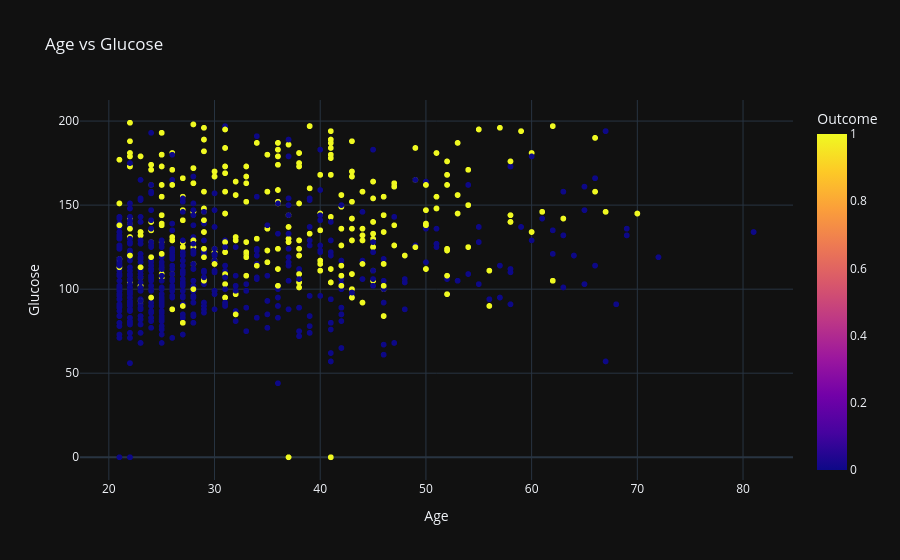

Notebook source saved alongside this figure:
### Code cell
import plotly.express as px

px.scatter(df,x='Age',y='Glucose',color='Outcome',title='Age vs Glucose',size_max=10,template='plotly_dark')

### Figure 1 — Plotly figure (JSON) as saved in the notebook; plotly's stock layout.template omitted (floating-point values rounded to 4 significant figures; data arrays with more than 128 entries replaced by an {"elided": "..."} marker saying what was removed)
{"data": [{"hovertemplate": "Age=%{x}<br>Glucose=%{y}<br>Outcome=%{marker.color}<extra></extra>", "legendgroup": "", "marker": {"color": {"elided": "2000 int values"}, "coloraxis": "coloraxis", "symbol": "circle"}, "mode": "markers", "name": "", "showlegend": false, "type": "scattergl", "x": {"elided": "2000 int values"}, "xaxis": "x", "y": {"elided": "2000 int values"}, "yaxis": "y"}], "layout": {"coloraxis": {"colorbar": {"title": {"text": "Outcome"}}, "colorscale": [[0, "#0d0887"], [0.1111, "#46039f"], [0.2222, "#7201a8"], [0.3333, "#9c179e"], [0.4444, "#bd3786"], [0.5556, "#d8576b"], [0.6667, "#ed7953"], [0.7778, "#fb9f3a"], [0.8889, "#fdca26"], [1, "#f0f921"]]}, "legend": {"tracegroupgap": 0}, "title": {"text": "Age vs Glucose"}, "xaxis": {"anchor": "y", "domain": [0, 1], "title": {"text": "Age"}}, "yaxis": {"anchor": "x", "domain": [0, 1], "title": {"text": "Glucose"}}}}
